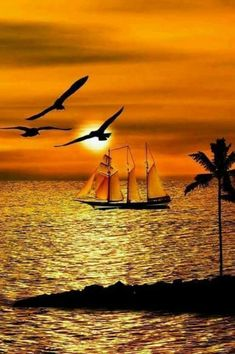
#> input picture picture2.jpg, 235 x 354 px, found by its file name
$ python edgedetector.py
#> lines starting #> are read from the running program, lines starting #| are printed output that depends on the picture; after the words box and inside, x2 and y2 are one past the last pixel; in counts of white or black regions, pixels touching at a corner belong together
import cv2
import matplotlib.pyplot as plt
im = cv2.imread('C:/Users/dines/Python folder/Filters/picture2.jpg')
#> im is the input picture: shape (354, 235, 3); mean B, G, R 25.5, 102.8, 168.1
edges = cv2.Canny(im,100,300)
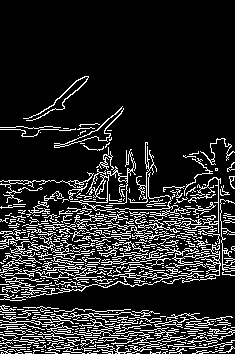
#> edges: shape (354, 235); 15.3% white in thin lines or dots, all inside (x1, y1, x2, y2) = (0, 76, 235, 354)
plt.imshow((edges))
plt.show()

$ run again, with pexels-tobi-620337.jpg copied over picture2.jpg
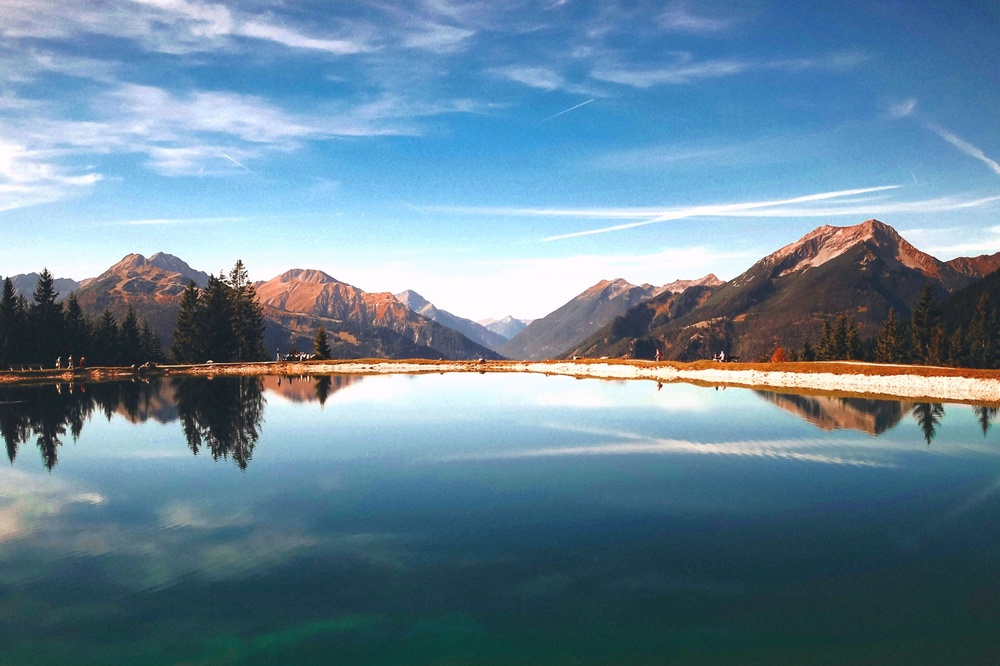
#> input picture pexels-tobi-620337.jpg, 1000 x 666 px, shrunk from 2921 x 1946 before the run, found by its file name
#> im is the input picture: shape (666, 1000, 3); mean B, G, R 152.5, 133.5, 104.4
#> `edges = cv2.Canny(im,100,300)`:
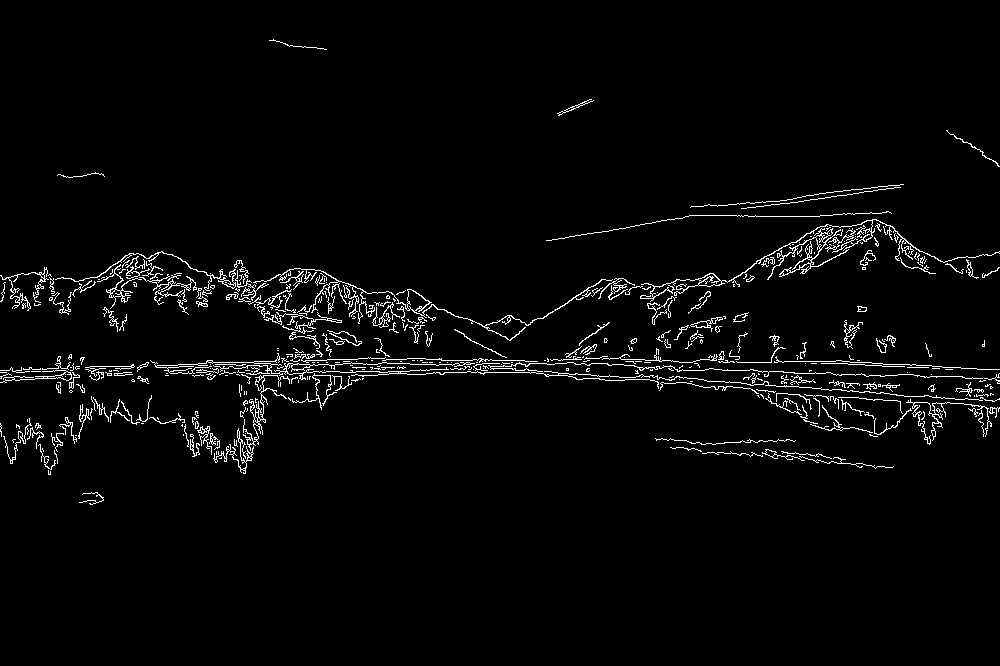
#> edges: shape (666, 1000); 2.9% white in thin lines or dots, all inside (x1, y1, x2, y2) = (0, 39, 1000, 505)
